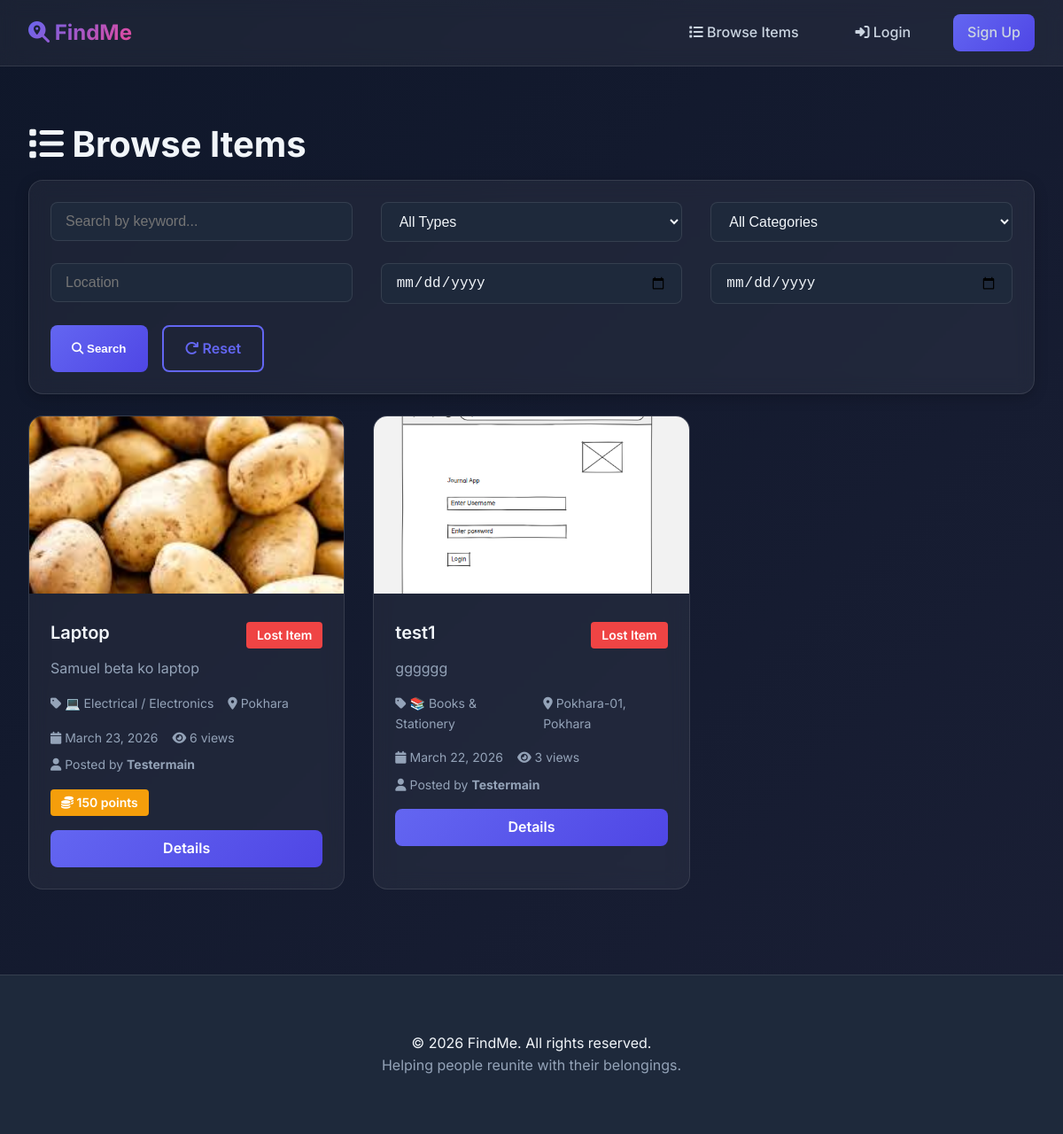
The app's page /items/ with its own data.
### items/models.py (models this page shows, shortened)
class Item(models.Model):
    ITEM_TYPE_CHOICES = (
        ('lost', 'Lost Item'),
        ('found', 'Found Item'),
    )
    STATUS_CHOICES = (
        ('active', 'Active'),
        ('claimed', 'Claimed'),
        ('resolved', 'Resolved'),
        ('closed', 'Closed'),
    )
    user = models.ForeignKey(User, on_delete=models.CASCADE, related_name='items')
    item_type = models.CharField(max_length=10, choices=ITEM_TYPE_CHOICES)
    category = models.ForeignKey(Category, on_delete=models.SET_NULL, null=True, related_name='items')
    title = models.CharField(max_length=200)
    description = models.TextField()
    location = models.CharField(max_length=255, help_text="Location where item was lost/found")
    landmark = models.CharField(max_length=255, blank=True, help_text="Nearby landmark")
    date_lost_found = models.DateField(help_text="Date when item was lost or found")
    reward_points = models.IntegerField(default=0, validators=[MinValueValidator(0)],
                                       help_text="Points offered as reward (for lost items)")
    status = models.CharField(max_length=10, choices=STATUS_CHOICES, default='active')
    views_count = models.IntegerField(default=0)
    is_approved = models.BooleanField(default=True)  # Admin can moderate
    created_at = models.DateTimeField(auto_now_add=True)
    updated_at = models.DateTimeField(auto_now=True)
    class Meta:
        db_table = 'items'
        ordering = ['-created_at']
        indexes = [
            models.Index(fields=['item_type', 'status']),
            models.Index(fields=['category', 'location']),
        ]

class ItemImage(models.Model):
    item = models.ForeignKey(Item, on_delete=models.CASCADE, related_name='images')
    image = models.ImageField(
        upload_to='item_images/',
        validators=[FileExtensionValidator(allowed_extensions=['jpg', 'jpeg', 'png'])]
    )
    caption = models.CharField(max_length=200, blank=True)
    is_primary = models.BooleanField(default=False)
    uploaded_at = models.DateTimeField(auto_now_add=True)
    class Meta:
        db_table = 'item_images'
        ordering = ['-is_primary', 'uploaded_at']

class Category(models.Model):
    name = models.CharField(max_length=100, unique=True)
    description = models.TextField(blank=True)
    icon = models.CharField(max_length=50, blank=True, help_text="Icon class name (e.g., 'fa-mobile')")
    created_at = models.DateTimeField(auto_now_add=True)
    def __str__(self):
        return self.name
    class Meta:
        db_table = 'categories'
        verbose_name_plural = 'Categories'
        ordering = ['name']

### accounts/models.py (models this page shows, shortened)
class User(AbstractUser):
    USER_TYPE_CHOICES = (
        ('normal', 'Normal User'),
        ('premium', 'Premium User'),
        ('admin', 'Admin'),
    )
    user_type = models.CharField(max_length=10, choices=USER_TYPE_CHOICES, default='normal')
    phone_number = models.CharField(max_length=20, blank=True, null=True, help_text="Full phone number with country code")
    recovery_email = models.EmailField(blank=True, null=True, help_text="Optional recovery email for password resets")
    address = models.TextField(blank=True, null=True)
    profile_picture = models.ImageField(upload_to='profile_pics/', blank=True, null=True)
    points_balance = models.IntegerField(default=0, validators=[MinValueValidator(0)])
    is_premium = models.BooleanField(default=False)
    premium_expiry = models.DateTimeField(blank=True, null=True)
    created_at = models.DateTimeField(auto_now_add=True)
    updated_at = models.DateTimeField(auto_now=True)
    class Meta:
        db_table = 'users'
        verbose_name = 'User'
        verbose_name_plural = 'Users'

### items/views.py (the view, shortened to what this page needs)
# urls.py: path('', views.item_list, name='item_list'),
def item_list(request):
    form = ItemSearchForm(request.GET or None)
    items = Item.objects.filter(is_approved=True, status='active')
    paginator = Paginator(items, 12)  # 12 items per page
    page_number = request.GET.get('page')
    page_obj = paginator.get_page(page_number)
    context = {
        'form': form,
        'page_obj': page_obj,
        'items': page_obj,
    }
    return render(request, 'items/item_list.html', context)

### items/forms.py
class ItemSearchForm(forms.Form):
    query = forms.CharField(
        max_length=200,
        required=False,
        widget=forms.TextInput(attrs={'placeholder': 'Search by keyword...'})
    )
    item_type = forms.ChoiceField(
        choices=[('', 'All Types'), ('lost', 'Lost Items'), ('found', 'Found Items')],
        required=False
    )
    category = forms.ModelChoiceField(
        queryset=Category.objects.all(),
        required=False,
        empty_label='All Categories'
    )
    location = forms.CharField(
        max_length=255,
        required=False,
        widget=forms.TextInput(attrs={'placeholder': 'Location'})
    )
    date_from = forms.DateField(
        required=False,
        widget=forms.DateInput(attrs={'type': 'date', 'placeholder': 'From date'})
    )
    date_to = forms.DateField(
        required=False,
        widget=forms.DateInput(attrs={'type': 'date', 'placeholder': 'To date'})
    )

### templates/items/item_list.html (shortened to what this page needs)
{% extends 'base.html' %}
{% load widget_tweaks %}
{% block content %}
<div class="container" style="margin-top: 2rem;">
    <h1><i class="fas fa-list"></i> Browse Items</h1>
    <div class="card mb-3">
        <div class="card-body">
            <form method="get">
                <div class="grid grid-3">
                    <div class="form-group">
                        {{ form.query|add_class:"form-control" }}
                    </div>
                    <div class="form-group">
                        {{ form.item_type|add_class:"form-control" }}
                    </div>
                    <div class="form-group">
                        {{ form.category|add_class:"form-control" }}
                    </div>
                </div>
                <div class="grid grid-3">
                    <div class="form-group">
                        {{ form.location|add_class:"form-control" }}
                    </div>
                    <div class="form-group">
                        {{ form.date_from|add_class:"form-control" }}
                    </div>
                    <div class="form-group">
                        {{ form.date_to|add_class:"form-control" }}
                    </div>
                </div>
                <div style="display: flex; gap: 1rem;">
                    <button type="submit" class="btn btn-primary">
                        <i class="fas fa-search"></i> Search
                    </button>
                    <a href="{% url 'items:item_list' %}" class="btn btn-outline">
                        <i class="fas fa-redo"></i> Reset
                    </a>
                </div>
            </form>
        </div>
    </div>
    <div class="grid grid-3">
        {% for item in items %}
        <div class="item-card fade-in">
            {% if item.images.first %}
            <img src="{{ item.images.first.image.url }}" alt="{{ item.title }}" class="item-card-image">
            {% else %}
            <div class="item-card-image"
                style="background: linear-gradient(135deg, var(--primary), var(--secondary)); display: flex; align-items: center; justify-content: center;">
                <i class="fas fa-image" style="font-size: 3rem; opacity: 0.3;"></i>
            </div>
            {% endif %}
            <div class="item-card-body">
                <div style="display: flex; justify-content: space-between; align-items: start; margin-bottom: 0.5rem;">
                    <h3 class="item-card-title">{{ item.title }}</h3>
                    {% if item.item_type == 'lost' %}
                    <span class="badge badge-danger">{{ item.get_item_type_display }}</span>
                    {% else %}
                    <span class="badge badge-success">{{ item.get_item_type_display }}</span>
                    {% endif %}
                </div>
                <p class="text-muted">{{ item.description|truncatewords:20 }}</p>
                <div class="item-card-meta">
                    <span><i class="fas fa-tag"></i> {{ item.category.name }}</span>
                    <span><i class="fas fa-map-marker-alt"></i> {{ item.location|truncatewords:3 }}</span>
                </div>
                <div class="item-card-meta">
                    <span><i class="fas fa-calendar"></i> {{ item.date_lost_found }}</span>
                    <span><i class="fas fa-eye"></i> {{ item.views_count }} views</span>
                </div>
                <div class="item-card-meta" style="margin-top: 0.5rem;">
                    <span><i class="fas fa-user"></i> Posted by <strong>{{ item.user.username }}</strong></span>
                </div>
                {% if item.reward_points > 0 %}
                <div class="mt-2">
                    <span class="badge badge-warning">
                        <i class="fas fa-coins"></i> {{ item.reward_points }} points
                    </span>
                </div>
                {% endif %}
                <div style="display: flex; gap: 0.5rem; margin-top: 1rem;">
                    <a href="{% url 'items:item_detail' item.pk %}" class="btn btn-primary" style="flex: 1; padding: 0.5rem;">
                        Details
                    </a>
                </div>
            </div>
        </div>
        {% endfor %}
    </div>
</div>
{% endblock %}

### templates/base.html (shortened to what this page needs)
<!DOCTYPE html>
<html lang="en">
<head>
    <link rel="stylesheet" href="https://cdnjs.cloudflare.com/ajax/libs/font-awesome/6.4.0/css/all.min.css">
    {% load static %}
    <link rel="stylesheet" href="{% static 'css/style.css' %}">
</head>
<body>
    <nav class="navbar">
        <div class="container">
            <a href="{% url 'home' %}" class="navbar-brand">
                <i class="fas fa-search-location"></i> FindMe
            </a>
            <ul class="navbar-nav">
                {% if user.is_authenticated %}
                    {% if user.is_staff or user.user_type == 'admin' %}
                    <li><a href="{% url 'admin_dashboard:dashboard' %}"><i class="fas fa-tachometer-alt"></i> Go to Admin Panel</a></li>
                    <li><a href="{% url 'accounts:logout' %}"><i class="fas fa-sign-out-alt"></i> Logout</a></li>
                    {% else %}
                    <li><a href="{% url 'items:item_list' %}"><i class="fas fa-list"></i> Browse Items</a></li>
                    <li><a href="{% url 'items:post_item' %}?type=lost"><i class="fas fa-search-minus"></i> Post Lost Item</a></li>
                    <li><a href="{% url 'items:post_item' %}?type=found"><i class="fas fa-hand-holding-heart"></i> Post Found Item</a></li>
                    <li><a href="{% url 'messaging:conversation_list' %}"><i class="fas fa-comments"></i> Messages</a></li>
                    <li>
                        <a href="{% url 'notifications:notification_list' %}">
                            <i class="fas fa-bell"></i> Notifications
                        </a>
                    </li>
                    <li><a href="{% url 'rewards:giftcard_catalog' %}"><i class="fas fa-gift"></i> Rewards</a></li>
                    <li>
                        <a href="{% url 'accounts:profile' %}">
                            <i class="fas fa-user"></i> Profile
                            {% if user.is_premium %}
                            <span class="badge badge-warning">Premium</span>
                            {% endif %}
                        </a>
                    </li>
                    <li><a href="{% url 'accounts:logout' %}"><i class="fas fa-sign-out-alt"></i> Logout</a></li>
                    {% endif %}
                {% else %}
                    <li><a href="{% url 'items:item_list' %}"><i class="fas fa-list"></i> Browse Items</a></li>
                    <li><a href="{% url 'accounts:login' %}"><i class="fas fa-sign-in-alt"></i> Login</a></li>
                    <li><a href="{% url 'accounts:register' %}" class="btn btn-primary">Sign Up</a></li>
                {% endif %}
            </ul>
        </div>
    </nav>
    <main>
        {% block content %}{% endblock %}
    </main>
    <footer class="footer">
        <div class="container">
            <p>&copy; 2026 FindMe. All rights reserved.</p>
            <p class="text-muted">Helping people reunite with their belongings.</p>
        </div>
    </footer>
</body>
</html>

### static/css/style.css (style rules this page uses)
:root { --primary: #6366f1; --primary-dark: #4f46e5; --primary-light: #818cf8; --secondary: #ec4899; --secondary-dark: #db2777; --accent: #14b8a6; --success: #10b981; --warning: #f59e0b; --danger: #ef4444; --bg-primary: #0f172a; --bg-secondary: #1e293b; --bg-tertiary: #334155; --text-primary: #f1f5f9; --text-secondary: #cbd5e1; --text-muted: #94a3b8; --glass-bg: rgba(255, 255, 255, 0.05); --glass-border: rgba(255, 255, 255, 0.1); --shadow-sm: 0 2px 8px rgba(0, 0, 0, 0.1); --shadow-md: 0 4px 16px rgba(0, 0, 0, 0.2); --shadow-lg: 0 8px 32px rgba(0, 0, 0, 0.3); --shadow-glow: 0 0 20px rgba(99, 102, 241, 0.3); }
* { margin: 0; padding: 0; box-sizing: border-box; }
body { font-family: 'Inter', -apple-system, BlinkMacSystemFont, 'Segoe UI', Roboto, sans-serif; background: linear-gradient(135deg, var(--bg-primary) 0%, #1a1f35 100%); color: var(--text-primary); line-height: 1.6; min-height: 100vh; }
h1, h2, h3, h4, h5, h6 { font-weight: 700; line-height: 1.2; margin-bottom: 1rem; }
h1 { font-size: 2.5rem; }
h3 { font-size: 1.75rem; }
a { color: var(--primary-light); text-decoration: none; transition: all 0.3s ease; }
.navbar { background: var(--glass-bg); backdrop-filter: blur(10px); border-bottom: 1px solid var(--glass-border); padding: 1rem 0; position: sticky; top: 0; z-index: 1000; }
.navbar .container { display: flex; justify-content: space-between; align-items: center; max-width: 1200px; margin: 0 auto; padding: 0 2rem; }
.navbar-brand { font-size: 1.5rem; font-weight: 700; background: linear-gradient(135deg, var(--primary), var(--secondary)); -webkit-background-clip: text; -webkit-text-fill-color: transparent; background-clip: text; }
.navbar-nav { display: flex; gap: 2rem; list-style: none; align-items: center; }
.navbar-nav a { color: var(--text-secondary); font-weight: 500; padding: 0.5rem 1rem; border-radius: 0.5rem; transition: all 0.3s ease; }
.container { max-width: 1200px; margin: 0 auto; padding: 2rem; }
.card { background: var(--glass-bg); backdrop-filter: blur(10px); border: 1px solid var(--glass-border); border-radius: 1rem; padding: 1.5rem; box-shadow: var(--shadow-md); transition: all 0.3s ease; }
.card-body { color: var(--text-secondary); }
.btn { display: inline-block; padding: 0.75rem 1.5rem; border-radius: 0.5rem; font-weight: 600; text-align: center; cursor: pointer; border: none; transition: all 0.3s ease; text-decoration: none; }
.btn-primary { background: linear-gradient(135deg, var(--primary), var(--primary-dark)); color: white; }
.btn-outline { background: transparent; border: 2px solid var(--primary); color: var(--primary); }
.form-group { margin-bottom: 1.5rem; }
.form-control { width: 100%; padding: 0.75rem 1rem; background: var(--bg-secondary); border: 1px solid var(--glass-border); border-radius: 0.5rem; color: var(--text-primary); font-size: 1rem; transition: all 0.3s ease; }
.grid { display: grid; gap: 2rem; }
.grid-3 { grid-template-columns: repeat(3, 1fr); }
.item-card { background: var(--glass-bg); backdrop-filter: blur(10px); border: 1px solid var(--glass-border); border-radius: 1rem; overflow: hidden; transition: all 0.3s ease; }
.item-card-image { width: 100%; height: 200px; object-fit: cover; }
.item-card-body { padding: 1.5rem; }
.item-card-title { font-size: 1.25rem; font-weight: 600; margin-bottom: 0.5rem; }
.item-card-meta { display: flex; gap: 1rem; margin-top: 1rem; font-size: 0.875rem; color: var(--text-muted); }
.badge { display: inline-block; padding: 0.25rem 0.75rem; border-radius: 0.25rem; font-size: 0.875rem; font-weight: 600; }
.badge-warning { background: var(--warning); color: white; }
.badge-danger { background: var(--danger); color: white; }
.footer { background: var(--bg-secondary); padding: 2rem; text-align: center; margin-top: 4rem; border-top: 1px solid var(--glass-border); }
.fade-in { animation: fadeIn 0.5s ease; }
.text-muted { color: var(--text-muted); }
.mt-2 { margin-top: 1rem; }
.mb-3 { margin-bottom: 1.5rem; }

### records on screen
Item: images.first.image (picture), title "Laptop", item_type "Lost Item", description "Samuel beta ko laptop", category.name "💻 Electrical / Electronics", location "Pokhara", date_lost_found "March 23, 2026", views_count "6", user.username "Testermain", reward_points "150"
Item: images.first.image (picture), title "test1", item_type "Lost Item", description "gggggg", category.name "📚 Books & Stationery", location "Pokhara-01, Pokhara", date_lost_found "March 22, 2026", views_count "3", user.username "Testermain"
